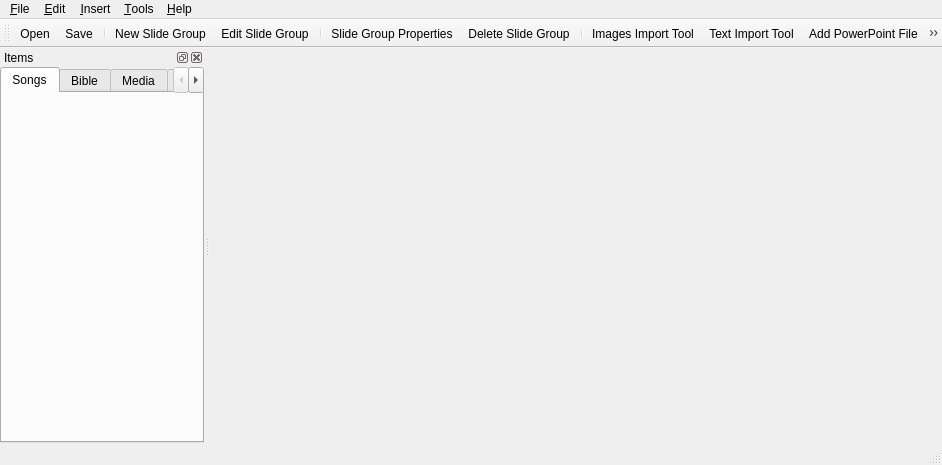
<?xml version="1.0" encoding="UTF-8"?>
<ui version="4.0">
 <class>MainWindow</class>
 <widget class="QMainWindow" name="MainWindow">
  <property name="geometry">
   <rect>
    <x>0</x>
    <y>0</y>
    <width>942</width>
    <height>465</height>
   </rect>
  </property>
  <property name="windowTitle">
   <string>MainWindow</string>
  </property>
  <widget class="QWidget" name="centralwidget">
   <layout class="QVBoxLayout" name="verticalLayout">
    <property name="margin">
     <number>0</number>
    </property>
   </layout>
  </widget>
  <widget class="QMenuBar" name="menubar">
   <property name="geometry">
    <rect>
     <x>0</x>
     <y>0</y>
     <width>942</width>
     <height>19</height>
    </rect>
   </property>
   <widget class="QMenu" name="menuFile">
    <property name="title">
     <string>&amp;File</string>
    </property>
    <addaction name="actionNew"/>
    <addaction name="separator"/>
    <addaction name="actionOpen"/>
    <addaction name="actionSave"/>
    <addaction name="actionSave_As"/>
    <addaction name="separator"/>
    <addaction name="actionApp_Settings"/>
    <addaction name="actionDoc_Settings"/>
    <addaction name="separator"/>
    <addaction name="actionExit"/>
   </widget>
   <widget class="QMenu" name="menuEdit">
    <property name="title">
     <string>&amp;Edit</string>
    </property>
    <addaction name="actionNew_Slide_Group"/>
    <addaction name="actionEdit_Slide_Group"/>
    <addaction name="actionDelete_Slide_Group"/>
   </widget>
   <widget class="QMenu" name="menuHelp">
    <property name="title">
     <string>&amp;Help</string>
    </property>
    <addaction name="actionAbout_DViz"/>
    <addaction name="separator"/>
    <addaction name="actionVisit_DViz_Website"/>
   </widget>
   <widget class="QMenu" name="menuTools">
    <property name="title">
     <string>&amp;Tools</string>
    </property>
    <addaction name="actionImages_Import_Tool"/>
    <addaction name="actionText_Import_Tool"/>
    <addaction name="separator"/>
   </widget>
   <widget class="QMenu" name="menu_Insert">
    <property name="title">
     <string>&amp;Insert</string>
    </property>
    <addaction name="actionImport_Slide_Group"/>
    <addaction name="actionAdd_PowerPoint_File"/>
    <addaction name="actionAdd_Group_Player"/>
    <addaction name="actionAdd_Video_File"/>
   </widget>
   <addaction name="menuFile"/>
   <addaction name="menuEdit"/>
   <addaction name="menu_Insert"/>
   <addaction name="menuTools"/>
   <addaction name="menuHelp"/>
  </widget>
  <widget class="QStatusBar" name="statusbar"/>
  <widget class="QDockWidget" name="dwItems">
   <property name="windowTitle">
    <string>Items</string>
   </property>
   <attribute name="dockWidgetArea">
    <number>1</number>
   </attribute>
   <widget class="QWidget" name="dockWidgetContents_2">
    <layout class="QVBoxLayout" name="verticalLayout_2">
     <property name="margin">
      <number>0</number>
     </property>
     <item>
      <widget class="QTabWidget" name="tabWidget">
       <property name="currentIndex">
        <number>0</number>
       </property>
       <property name="movable">
        <bool>false</bool>
       </property>
       <widget class="QWidget" name="tabSongs">
        <attribute name="title">
         <string>Songs</string>
        </attribute>
       </widget>
       <widget class="QWidget" name="tabBible">
        <attribute name="title">
         <string>Bible</string>
        </attribute>
       </widget>
       <widget class="QWidget" name="tabMedia">
        <attribute name="title">
         <string>Media</string>
        </attribute>
       </widget>
       <widget class="QWidget" name="tabSlides">
        <attribute name="title">
         <string>Slides</string>
        </attribute>
       </widget>
      </widget>
     </item>
    </layout>
   </widget>
  </widget>
  <widget class="QToolBar" name="toolBar">
   <property name="windowTitle">
    <string>Main Toolbar</string>
   </property>
   <attribute name="toolBarArea">
    <enum>TopToolBarArea</enum>
   </attribute>
   <attribute name="toolBarBreak">
    <bool>false</bool>
   </attribute>
   <addaction name="actionOpen"/>
   <addaction name="actionSave"/>
   <addaction name="separator"/>
   <addaction name="actionNew_Slide_Group"/>
   <addaction name="actionEdit_Slide_Group"/>
   <addaction name="separator"/>
   <addaction name="actionSlide_Group_Properties"/>
   <addaction name="actionDelete_Slide_Group"/>
   <addaction name="separator"/>
   <addaction name="actionImages_Import_Tool"/>
   <addaction name="actionText_Import_Tool"/>
   <addaction name="actionAdd_PowerPoint_File"/>
   <addaction name="separator"/>
   <addaction name="actionToggle_Live_Output"/>
  </widget>
  <action name="actionOpen">
   <property name="text">
    <string>&amp;Open ...</string>
   </property>
  </action>
  <action name="actionSave">
   <property name="text">
    <string>&amp;Save</string>
   </property>
  </action>
  <action name="actionSave_As">
   <property name="text">
    <string>Save &amp;As ...</string>
   </property>
  </action>
  <action name="actionNew">
   <property name="text">
    <string>&amp;New</string>
   </property>
  </action>
  <action name="actionNew_Slide_Group">
   <property name="text">
    <string>New Slide Group</string>
   </property>
   <property name="shortcut">
    <string>Ctrl+N</string>
   </property>
  </action>
  <action name="actionDelete_Slide_Group">
   <property name="text">
    <string>Delete Slide Group</string>
   </property>
   <property name="shortcut">
    <string>Shift+D</string>
   </property>
  </action>
  <action name="actionAbout_DViz">
   <property name="text">
    <string>About DViz</string>
   </property>
  </action>
  <action name="actionVisit_DViz_Website">
   <property name="text">
    <string>Visit DViz Website</string>
   </property>
  </action>
  <action name="actionExit">
   <property name="text">
    <string>E&amp;xit</string>
   </property>
  </action>
  <action name="actionEdit_Slide_Group">
   <property name="text">
    <string>Edit Slide Group</string>
   </property>
   <property name="shortcut">
    <string>F2</string>
   </property>
  </action>
  <action name="actionSlide_Group_Properties">
   <property name="text">
    <string>Slide Group Properties</string>
   </property>
   <property name="shortcut">
    <string>Shift+F2</string>
   </property>
  </action>
  <action name="actionApp_Settings">
   <property name="text">
    <string>Program Settings ...</string>
   </property>
  </action>
  <action name="actionDoc_Settings">
   <property name="text">
    <string>Document Settings ...</string>
   </property>
  </action>
  <action name="actionImages_Import_Tool">
   <property name="text">
    <string>Images Import Tool</string>
   </property>
  </action>
  <action name="actionText_Import_Tool">
   <property name="text">
    <string>Text Import Tool</string>
   </property>
  </action>
  <action name="actionAdd_PowerPoint_File">
   <property name="text">
    <string>Add PowerPoint File ...</string>
   </property>
  </action>
  <action name="actionImport_Slide_Group">
   <property name="text">
    <string>Import Slide Group ...</string>
   </property>
  </action>
  <action name="actionAdd_Group_Player">
   <property name="text">
    <string>Add Group Player</string>
   </property>
  </action>
  <action name="actionToggle_Live_Output">
   <property name="checkable">
    <bool>true</bool>
   </property>
   <property name="icon">
    <iconset resource="dviz.qrc">
     <normaloff>:/data/stock-media-rec.png</normaloff>:/data/stock-media-rec.png</iconset>
   </property>
   <property name="text">
    <string>Toggle Live Output</string>
   </property>
  </action>
  <action name="actionAdd_Video_File">
   <property name="text">
    <string>Add Video File...</string>
   </property>
  </action>
 </widget>
 <resources>
  <include location="dviz.qrc"/>
 </resources>
 <connections/>
</ui>
